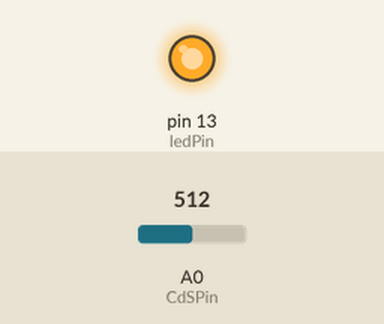
Bench run of a sketch on a simulated Arduino Uno, built with avr-gcc and run on an emulated ATmega328P. Parts: output pins drawn as LEDs (lit = HIGH). Inputs (shaded band) come from the test bench; at power-on: A0 (CdSPin) = 512.

Above: at 4.2 s.
4.3 s: A0 (CdSPin) set to 529
At 6.1 s:
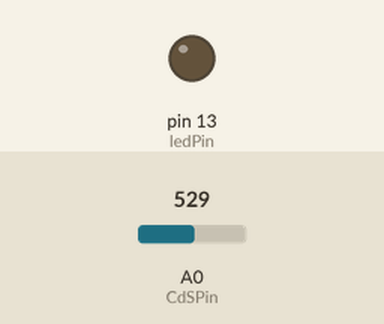
6.5 s: A0 (CdSPin) set to 511
At 7.7 s:
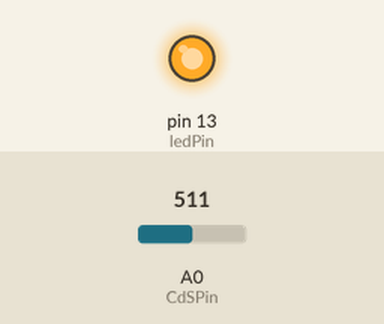
8.5 s: A0 (CdSPin) set to 716
At 10.4 s:
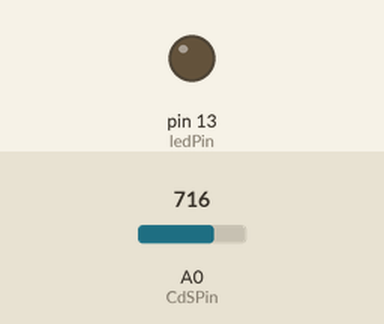
Timing chart, 0 to 11.9 s (numbered marks = the images above; inputs shaded):
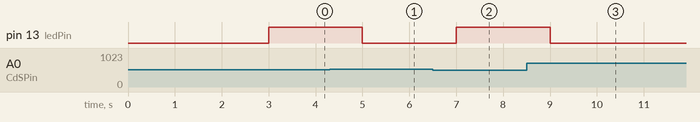

Measured:
- the behaviour switches between 521 and 522 on A0 (CdSPin) (found by bisection; images 0 and 1)
- after the input at 4.3 s, pin 13 (ledPin): HIGH → LOW after 0.70 s
- after the input at 6.5 s, pin 13 (ledPin): LOW → HIGH after 0.50 s
- after the input at 8.5 s, pin 13 (ledPin): HIGH → LOW after 0.50 s

The sketch:

3._CDS_Projct.ino
```cpp
/*
  예제 6.2
  빛 입력
*/


// 0번 아날로그핀을 CdS 셀 입력으로 설정한다.
const int CdSPin = 0;
const int ledPin = 13;

void setup() {
  delay(3000);
  pinMode(ledPin, OUTPUT);
}

void loop() {

  int adcValue; // 실제 센서로부터 읽은 값 (0~1023)
  int illuminance; // 현재의 밝기. 0~100%

  // CdS cell을 통하여 입력되는 전압을 읽는다.
  adcValue = analogRead(CdSPin);
  // 아날로그 입력 값을 0~100의 범위로 변경한다.
  illuminance = map(adcValue, 0, 1023, 100, 0);

  // 전에 표시했던 내용을 지우고
  // LCD에 ADC 값과 밝기를 출력한다.
  // 지우지 않으면 이전에 표시했던 값이 남게 된다.

  if (illuminance >= 50)
    digitalWrite(ledPin, HIGH);
  else
    digitalWrite(ledPin, LOW);

  delay(1000);
}
```
